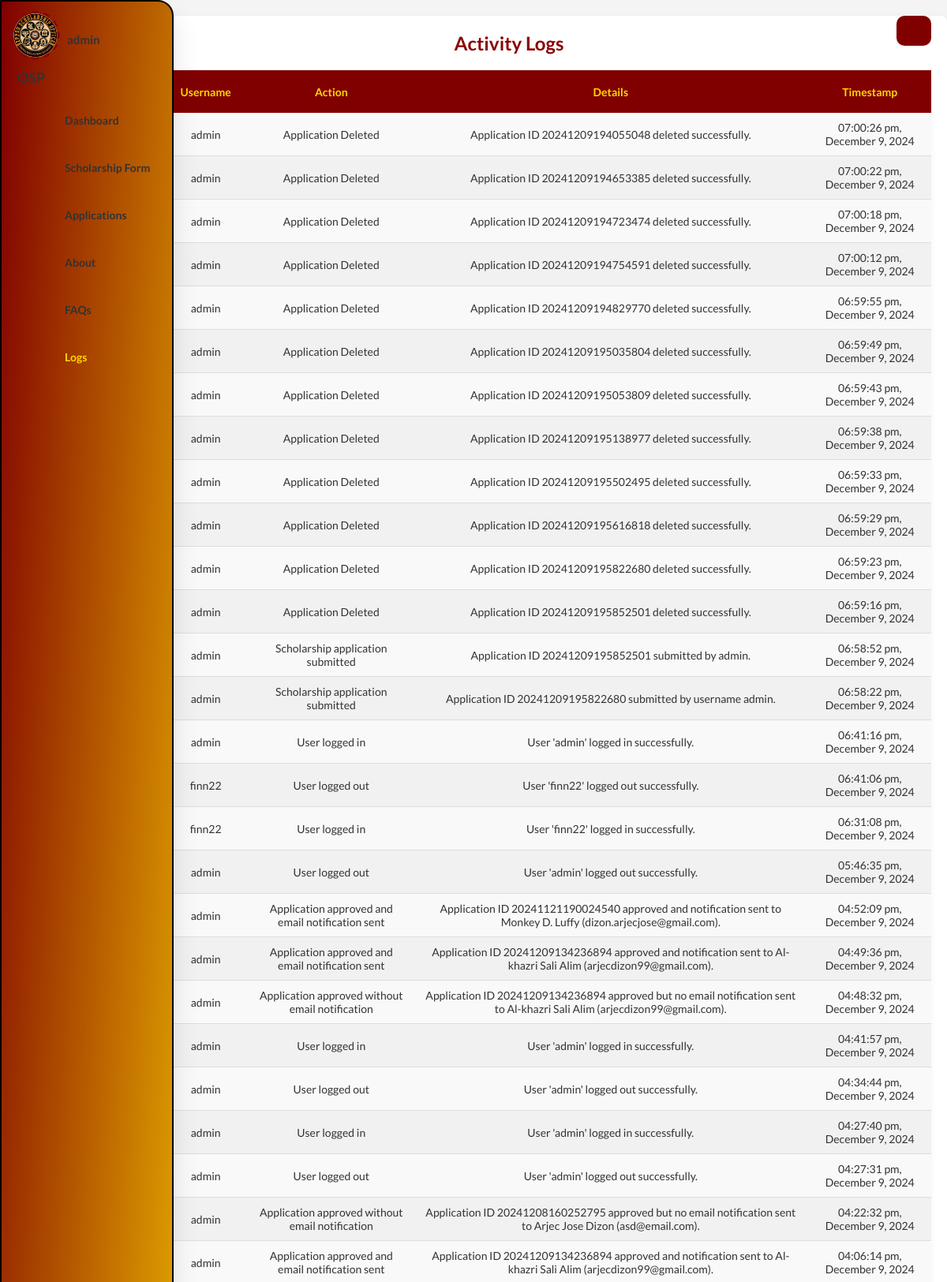
The page /views/logs.php (signed in, upper part) on the database its author committed.
### tables this page shows
CREATE TABLE `logs` (
  `id` int(11) NOT NULL,
  `user_id` int(11) NOT NULL,
  `action` varchar(255) NOT NULL,
  `details` text DEFAULT NULL,
  `timestamp` timestamp NOT NULL DEFAULT current_timestamp()
);

CREATE TABLE `users` (
  `id` int(11) NOT NULL,
  `username` varchar(50) NOT NULL,
  `password` varchar(255) NOT NULL,
  `created_at` datetime NOT NULL DEFAULT current_timestamp(),
  `role` varchar(50) NOT NULL
);

### views/logs.php (the view, shortened to what this page needs)
<?php
include '../includes/session.php';
$logs = [];
$sql = "SELECT l.id, l.user_id, u.username, l.action, l.details, l.timestamp
        FROM logs l
        INNER JOIN users u ON l.user_id = u.id
        ORDER BY l.timestamp DESC";
try {
    $stmt = $pdo->prepare($sql);
    $stmt->execute();
    $logs = $stmt->fetchAll(PDO::FETCH_ASSOC);
} catch (Exception $e) {
    echo "Error fetching logs: " . $e->getMessage();
}
?>
<!DOCTYPE html>
<html lang="en">
<head>
    <link rel="stylesheet" href="../css/styles.css?v=<?php echo time(); ?>">
    <link rel="stylesheet" href="../css/preloader.css?v=<?php echo time(); ?>">
    <link rel="stylesheet" href="../css/dashboard.css?v=<?php echo time(); ?>">
    <link rel="stylesheet" href="../css/logs.css?v=<?php echo time(); ?>">
</head>
<body>
    <button class="toggle-btn" onclick="toggleNav()">
        <i class="fas fa-times" id="toggle-icon"></i>
    </button>
    <nav class="stroke" id="sideNav">
        <ul>
            <li>
                <a href="#" class="logo">
                    <div style="display: flex; align-items: center;">
                        <img src="../assets/images/icons/scholarship_seal.png" alt="Scholarship Seal">
                        <span class="username"><?php echo htmlspecialchars($_SESSION["username"]); ?></span>
                    </div>
                    <span class="nav-item" style="margin-left: 10px;">OSP</span>
                </a>
            </li>
            <?php if ($_SESSION["role"] === 'admin'): ?>
                <li><a href="./dashboard.php"><i class="fas fa-solid fa-gauge"></i><span
                            class="nav-item-2">Dashboard</span></a></li>
                <li><a href="./scholarship_form.php"><i class="fas fa-solid fa-file"></i><span
                            class="nav-item-2">Scholarship Form</span></a></li>
                <li><a href="./applications.php"><i class="fas fa-solid fa-folder"></i><span
                            class="nav-item-2">Applications</span></a></li>
                <li><a href="./about.php"><i class="fas fa-solid fa-circle-info"></i><span
                            class="nav-item-2">About</span></a></li>
                <li><a href="./faqs.php"><i class="fas fa-solid fa-circle-question"></i><span
                            class="nav-item-2">FAQs</span></a></li>
                <li><a href="./logs.php" class="active"><i class="fas fa-clipboard-list"></i><span
                            class="nav-item-2">Logs</span></a></li>
            <?php endif; ?>
            <li></li>
        </ul>
    </nav>
    <div class="content">
        <h1>Activity Logs</h1>
        <table class="log-table">
            <thead>
                <tr>
                    <th>#</th>
                    <th>User ID</th>
                    <th>Username</th>
                    <th>Action</th>
                    <th>Details</th>
                    <th>Timestamp</th>
                </tr>
            </thead>
            <tbody>
                <?php if (!empty($logs)): ?>
                    <?php foreach ($logs as $log): ?>
                        <tr>
                            <td><?php echo htmlspecialchars($log['id']); ?></td>
                            <td><?php echo htmlspecialchars($log['user_id']); ?></td>
                            <td><?php echo htmlspecialchars($log['username']); ?></td>
                            <td><?php echo htmlspecialchars($log['action']); ?></td>
                            <td><?php echo htmlspecialchars($log['details']); ?></td>
                            <td><?php try {
                                $date = DateTime::createFromFormat('Y-m-d H:i:s', $log['timestamp']);
                                if ($date) {
                                    echo $date->format('h:i:s a, F j, Y');
                                } else {
                                    echo "Invalid date format";
                                }
                            } catch (Exception $e) {
                                echo "Error: " . $e->getMessage();
                            } ?></td>
                        </tr>
                    <?php endforeach; ?>
                <?php else: ?>
                    <tr>
                        <td colspan="7">No logs found.</td>
                    </tr>
                <?php endif; ?>
            </tbody>
        </table>
    </div>
</body>
</html>

### css/styles.css (style rules this page uses)
* { margin: 0; padding: 0; outline: none; border: none; text-decoration: none; box-sizing: border-box; font-family: "Lato", sans-serif; }
body { background: #f4f4f4; }
.logo { text-align: start; display: flex; flex-direction: column; align-items: start; transition: all 0.5s ease; }
.logo img { width: 65px; height: 65px; margin-bottom: 10px; }
.logo span { font-weight: bold; font-size: 18px; text-align: center; }
.username { margin-left: 10px; font-size: 15px !important; }
nav { position: absolute; top: 0; bottom: 0; left: 0; height: 100%; background: linear-gradient(to bottom right, #800000, #ffd700); width: 80px; overflow: hidden; transition: width 0.2s linear; box-shadow: 0 20px 35px rgba(0, 0, 0, 0.1); position: fixed; z-index: 99999; border-top-right-radius: 20px; border-bottom-right-radius: 20px; border: 2px solid black; }
a { position: relative; color: #333333 !important; font-size: 14px; display: table; width: 350px; padding: 10px; transition: background 0.3s ease, transform 0.3s ease, color 0.3s ease; font-weight: bold; text-decoration: none !important; }
nav ul li a, nav ul li a:after, nav ul li a:before { transition: all 0.5s; }
nav ul li a i { position: relative; width: 70px; height: 40px; top: 14px; font-size: 20px; text-align: center; }
.nav-item { position: relative; margin-left: 15px; }
.nav-item-2 { position: relative; top: 12px; }
.active { color: #ffd700 !important; font-weight: bold; }
.content { margin-left: 90px; padding: 20px; color: #333; }
.content h1 { font-size: 24px; color: #800000; }

### css/dashboard.css (style rules this page uses)
.username { margin-left: 8px; font-weight: bold; font-size: 18px; }
.content { margin-top: 20px; padding: 20px; background-color: #fff; border-radius: 8px; box-shadow: 0 4px 8px rgba(0, 0, 0, 0.1); }
.content h1, .content h2 { color: #8B0000; }

### css/logs.css (style rules this page uses)
.toggle-btn { position: fixed; top: 20px; right: 20px; background-color: #800000; color: #FFD700; border: none; padding: 10px 15px; border-radius: 10px; cursor: pointer; z-index: 1100; display: flex; align-items: center; justify-content: center; font-size: 18px; transition: background-color 0.3s ease, color 0.3s ease; }
.content h1 { text-align: center; }
.log-table { width: 100%; border-collapse: collapse; margin: 20px 0; font-size: 14px; background-color: #f9f9f9; border-radius: 8px; box-shadow: 0 4px 8px rgba(0, 0, 0, 0.05); }
.content { overflow: auto; }
.log-table th, .log-table td { padding: 10px; text-align: center; }
.log-table th { background-color: #800000; color: #FFD700; }
.log-table tr:nth-child(even) { background-color: #f1f1f1; }
.log-table td { border-bottom: 1px solid #ddd; }

### rows shown on the page
logs: user.username "admin", action "Application Deleted", details "Application ID 20241209194055048 deleted successfully.", timestamp "07:00:26 pm, December 9, 2024"
logs: id "73", user "1", user.username "admin", action "Application Deleted", details "Application ID 20241209194653385 deleted successfully.", timestamp "07:00:22 pm, December 9, 2024"
logs: id "72", user.username "admin", action "Application Deleted", details "Application ID 20241209194723474 deleted successfully.", timestamp "07:00:18 pm, December 9, 2024"
logs: id "71", user.username "admin", action "Application Deleted", details "Application ID 20241209194754591 deleted successfully.", timestamp "07:00:12 pm, December 9, 2024"
logs: user.username "admin", action "Application Deleted", details "Application ID 20241209194829770 deleted successfully.", timestamp "06:59:55 pm, December 9, 2024"
logs: user.username "admin", action "Application Deleted", details "Application ID 20241209195035804 deleted successfully.", timestamp "06:59:49 pm, December 9, 2024"
logs: user.username "admin", action "Application Deleted", details "Application ID 20241209195053809 deleted successfully.", timestamp "06:59:43 pm, December 9, 2024"
logs: user.username "admin", action "Application Deleted", details "Application ID 20241209195138977 deleted successfully.", timestamp "06:59:38 pm, December 9, 2024"
logs: user.username "admin", action "Application Deleted", details "Application ID 20241209195502495 deleted successfully.", timestamp "06:59:33 pm, December 9, 2024"
logs: user.username "admin", action "Application Deleted", details "Application ID 20241209195616818 deleted successfully.", timestamp "06:59:29 pm, December 9, 2024"
logs: user.username "admin", action "Application Deleted", details "Application ID 20241209195822680 deleted successfully.", timestamp "06:59:23 pm, December 9, 2024"
logs: user.username "admin", action "Application Deleted", details "Application ID 20241209195852501 deleted successfully.", timestamp "06:59:16 pm, December 9, 2024"
logs: user.username "admin", action "Scholarship application submitted", details "Application ID 20241209195852501 submitted by admin.", timestamp "06:58:52 pm, December 9, 2024"
logs: user.username "admin", action "Scholarship application submitted", details "Application ID 20241209195822680 submitted by username admin.", timestamp "06:58:22 pm, December 9, 2024"
logs: user.username "admin", action "User logged in", details "User 'admin' logged in successfully.", timestamp "06:41:16 pm, December 9, 2024"
logs: user.username "finn22", action "User logged out", details "User 'finn22' logged out successfully.", timestamp "06:41:06 pm, December 9, 2024"
logs: user.username "finn22", action "User logged in", details "User 'finn22' logged in successfully.", timestamp "06:31:08 pm, December 9, 2024"
logs: user.username "admin", action "User logged out", details "User 'admin' logged out successfully.", timestamp "05:46:35 pm, December 9, 2024"
logs: user.username "admin", action "Application approved and email notification sent", details "Application ID 20241121190024540 approved and notification sent to Monkey D. Luffy (dizon.arjecjose@gmail.com).", timestamp "04:52:09 pm, December 9, 2024"
logs: user.username "admin", action "Application approved and email notification sent", details "Application ID 20241209134236894 approved and notification sent to Al-khazri Sali Alim (arjecdizon99@gmail.com).", timestamp "04:49:36 pm, December 9, 2024"
logs: user.username "admin", action "Application approved without email notification", details "Application ID 20241209134236894 approved but no email notification sent to Al-khazri Sali Alim (arjecdizon99@gmail.com).", timestamp "04:48:32 pm, December 9, 2024"
logs: user.username "admin", action "User logged in", details "User 'admin' logged in successfully.", timestamp "04:41:57 pm, December 9, 2024"
logs: user.username "admin", action "User logged out", details "User 'admin' logged out successfully.", timestamp "04:34:44 pm, December 9, 2024"
logs: user.username "admin", action "User logged in", details "User 'admin' logged in successfully.", timestamp "04:27:40 pm, December 9, 2024"
logs: user.username "admin", action "User logged out", details "User 'admin' logged out successfully.", timestamp "04:27:31 pm, December 9, 2024"
logs: user.username "admin", action "Application approved without email notification", details "Application ID 20241208160252795 approved but no email notification sent to Arjec Jose Dizon (asd@email.com).", timestamp "04:22:32 pm, December 9, 2024"
logs: user.username "admin", action "Application approved and email notification sent", details "Application ID 20241209134236894 approved and notification sent to Al-khazri Sali Alim (arjecdizon99@gmail.com).", timestamp "04:06:14 pm, December 9, 2024"

### other values the page prints
$_SESSION["username"] "admin"
